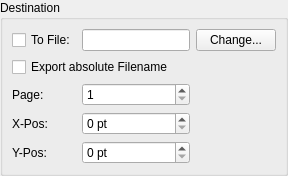
                <widget class="QWidget" name="page_9">
                 <layout class="QVBoxLayout" name="verticalLayout_15">
                  <property name="leftMargin">
                   <number>0</number>
                  </property>
                  <property name="topMargin">
                   <number>0</number>
                  </property>
                  <property name="rightMargin">
                   <number>0</number>
                  </property>
                  <property name="bottomMargin">
                   <number>0</number>
                  </property>
                  <item>
                   <widget class="QGroupBox" name="GroupBoxDestination">
                    <property name="title">
                     <string>Destination</string>
                    </property>
                    <layout class="QGridLayout" name="GroupBoxDestinationLayout">
                     <item row="4" column="1">
                      <widget class="QSpinBox" name="SpinBox31">
                       <property name="suffix">
                        <string> pt</string>
                       </property>
                      </widget>
                     </item>
                     <item row="3" column="1">
                      <widget class="QSpinBox" name="SpinBox21">
                       <property name="suffix">
                        <string> pt</string>
                       </property>
                      </widget>
                     </item>
                     <item row="4" column="0">
                      <widget class="QLabel" name="label_17">
                       <property name="text">
                        <string>Y-Pos:</string>
                       </property>
                      </widget>
                     </item>
                     <item row="3" column="0">
                      <widget class="QLabel" name="label_16">
                       <property name="text">
                        <string>X-Pos:</string>
                       </property>
                      </widget>
                     </item>
                     <item row="2" column="1">
                      <widget class="QSpinBox" name="SpinBox11">
                       <property name="minimum">
                        <number>1</number>
                       </property>
                       <property name="maximum">
                        <number>1000</number>
                       </property>
                      </widget>
                     </item>
                     <item row="2" column="0">
                      <widget class="QLabel" name="label_15">
                       <property name="text">
                        <string>Page:</string>
                       </property>
                      </widget>
                     </item>
                     <item row="0" column="2">
                      <widget class="QPushButton" name="ChFile">
                       <property name="text">
                        <string>Change...</string>
                       </property>
                      </widget>
                     </item>
                     <item row="0" column="1">
                      <widget class="QLineEdit" name="Destfile">
                       <property name="readOnly">
                        <bool>true</bool>
                       </property>
                      </widget>
                     </item>
                     <item row="0" column="0">
                      <widget class="QCheckBox" name="LExtern">
                       <property name="text">
                        <string>To File:</string>
                       </property>
                      </widget>
                     </item>
                     <item row="1" column="0" colspan="3">
                      <widget class="QCheckBox" name="useAbsolute">
                       <property name="text">
                        <string>Export absolute Filename</string>
                       </property>
                      </widget>
                     </item>
                    </layout>
                   </widget>
                  </item>
                 </layout>
                </widget>
